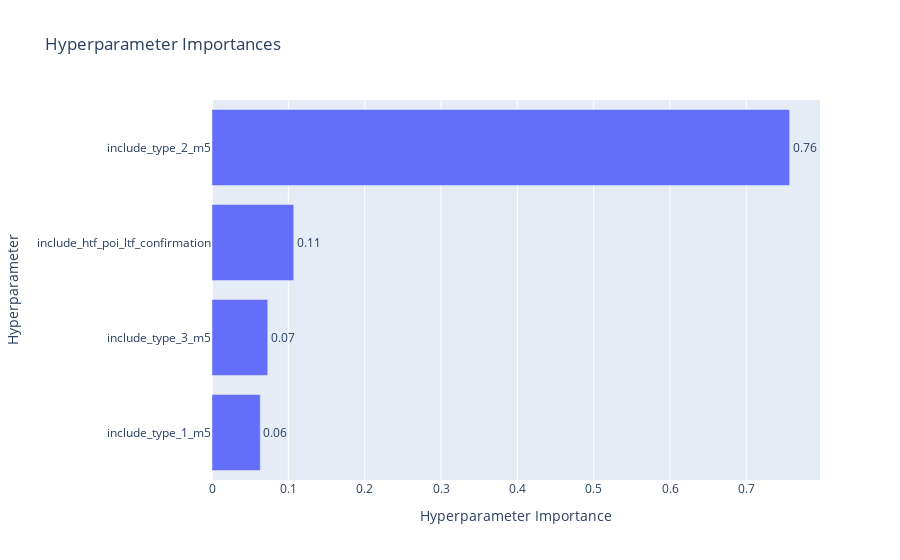

The cell this chart's notebook holds for it:
### Code cell
plot_param_importances(study)

### Figure 1 — Plotly figure (JSON) as saved in the notebook; plotly's stock layout.template omitted (floating-point values rounded to 4 significant figures)
{"data": [{"cliponaxis": false, "hovertemplate": ["include_type_1_m5 (CategoricalDistribution): 0.06324482548438198<extra></extra>", "include_type_3_m5 (CategoricalDistribution): 0.07298887546083627<extra></extra>", "include_htf_poi_ltf_confirmation (CategoricalDistribution): 0.107091403636754<extra></extra>", "include_type_2_m5 (CategoricalDistribution): 0.7566748954180278<extra></extra>"], "name": "Objective Value", "orientation": "h", "text": ["0.06", "0.07", "0.11", "0.76"], "textposition": "outside", "type": "bar", "x": [0.06324, 0.07299, 0.1071, 0.7567], "y": ["include_type_1_m5", "include_type_3_m5", "include_htf_poi_ltf_confirmation", "include_type_2_m5"]}], "layout": {"title": {"text": "Hyperparameter Importances"}, "xaxis": {"title": {"text": "Hyperparameter Importance"}}, "yaxis": {"title": {"text": "Hyperparameter"}}}}
